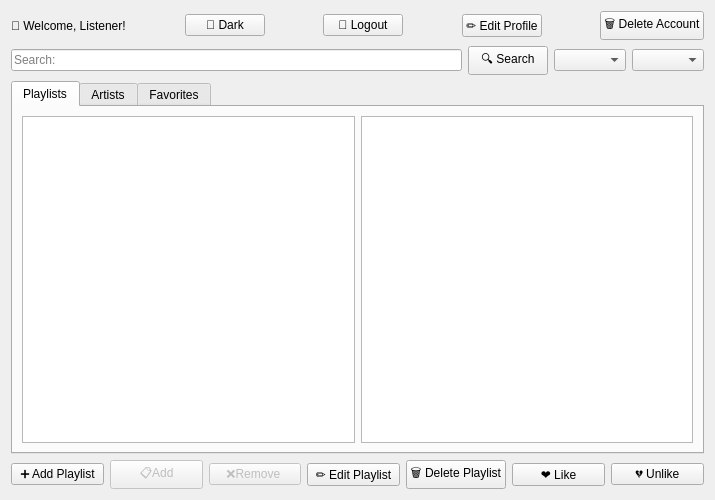
<?xml version="1.0" encoding="UTF-8"?>
<ui version="4.0">
 <class>ListenerWindow</class>
 <widget class="QWidget" name="ListenerWindow">
  <property name="geometry">
   <rect>
    <x>0</x>
    <y>0</y>
    <width>715</width>
    <height>500</height>
   </rect>
  </property>
  <property name="windowTitle">
   <string>Form</string>
  </property>
  <layout class="QVBoxLayout" name="verticalLayout_2">
   <item>
    <layout class="QVBoxLayout" name="verticalLayout">
     <item>
      <layout class="QHBoxLayout" name="horizontalLayout">
       <item>
        <widget class="QLabel" name="welcomeLabel">
         <property name="text">
          <string>👋 Welcome, Listener!</string>
         </property>
        </widget>
       </item>
       <item>
        <spacer name="horizontalSpacer">
         <property name="orientation">
          <enum>Qt::Orientation::Horizontal</enum>
         </property>
         <property name="sizeHint" stdset="0">
          <size>
           <width>40</width>
           <height>20</height>
          </size>
         </property>
        </spacer>
       </item>
       <item>
        <widget class="QPushButton" name="darkModeButton">
         <property name="text">
          <string>🌙 Dark</string>
         </property>
        </widget>
       </item>
       <item>
        <spacer name="horizontalSpacer_2">
         <property name="orientation">
          <enum>Qt::Orientation::Horizontal</enum>
         </property>
         <property name="sizeHint" stdset="0">
          <size>
           <width>40</width>
           <height>20</height>
          </size>
         </property>
        </spacer>
       </item>
       <item>
        <widget class="QPushButton" name="logoutButton">
         <property name="text">
          <string>🚪 Logout</string>
         </property>
        </widget>
       </item>
       <item>
        <spacer name="horizontalSpacer_3">
         <property name="orientation">
          <enum>Qt::Orientation::Horizontal</enum>
         </property>
         <property name="sizeHint" stdset="0">
          <size>
           <width>40</width>
           <height>20</height>
          </size>
         </property>
        </spacer>
       </item>
       <item>
        <widget class="QPushButton" name="editProfileButton">
         <property name="text">
          <string>✏️ Edit Profile</string>
         </property>
        </widget>
       </item>
       <item>
        <spacer name="horizontalSpacer_4">
         <property name="orientation">
          <enum>Qt::Orientation::Horizontal</enum>
         </property>
         <property name="sizeHint" stdset="0">
          <size>
           <width>40</width>
           <height>20</height>
          </size>
         </property>
        </spacer>
       </item>
       <item>
        <widget class="QPushButton" name="deleteProfileButton">
         <property name="text">
          <string>🗑️ Delete Account</string>
         </property>
        </widget>
       </item>
      </layout>
     </item>
     <item>
      <layout class="QHBoxLayout" name="horizontalLayout_4">
       <item>
        <widget class="QLineEdit" name="searchEdit">
         <property name="placeholderText">
          <string>Search:</string>
         </property>
        </widget>
       </item>
       <item>
        <widget class="QPushButton" name="searchButton">
         <property name="text">
          <string>🔍 Search</string>
         </property>
        </widget>
       </item>
       <item>
        <widget class="QComboBox" name="filterCombo"/>
       </item>
       <item>
        <widget class="QComboBox" name="filterValueCombo"/>
       </item>
      </layout>
     </item>
     <item>
      <widget class="QTabWidget" name="mainTab">
       <property name="enabled">
        <bool>true</bool>
       </property>
       <property name="currentIndex">
        <number>0</number>
       </property>
       <widget class="QWidget" name="Playlists">
        <attribute name="title">
         <string>Playlists</string>
        </attribute>
        <layout class="QHBoxLayout" name="horizontalLayout_2">
         <item>
          <widget class="QListWidget" name="playlistList"/>
         </item>
         <item>
          <widget class="QListWidget" name="playlistSongsList"/>
         </item>
        </layout>
       </widget>
       <widget class="QWidget" name="Artists">
        <attribute name="title">
         <string>Artists</string>
        </attribute>
        <layout class="QHBoxLayout" name="horizontalLayout_5">
         <item>
          <widget class="QListWidget" name="artistList"/>
         </item>
         <item>
          <widget class="QListWidget" name="albumList"/>
         </item>
         <item>
          <widget class="QListWidget" name="songList"/>
         </item>
        </layout>
       </widget>
       <widget class="QWidget" name="Favorites">
        <attribute name="title">
         <string>Favorites</string>
        </attribute>
        <layout class="QVBoxLayout" name="verticalLayout_3">
         <item>
          <widget class="QListWidget" name="favoriteList"/>
         </item>
        </layout>
       </widget>
      </widget>
     </item>
     <item>
      <layout class="QHBoxLayout" name="horizontalLayout_7">
       <item>
        <widget class="QPushButton" name="addButton">
         <property name="text">
          <string>➕ Add Playlist</string>
         </property>
        </widget>
       </item>
       <item>
        <widget class="QPushButton" name="addToPlaylistButton">
         <property name="enabled">
          <bool>false</bool>
         </property>
         <property name="text">
          <string>📋Add</string>
         </property>
        </widget>
       </item>
       <item>
        <widget class="QPushButton" name="removeFromPlaylistButton">
         <property name="enabled">
          <bool>false</bool>
         </property>
         <property name="text">
          <string>❌Remove </string>
         </property>
        </widget>
       </item>
       <item>
        <widget class="QPushButton" name="editButton">
         <property name="text">
          <string>✏️ Edit Playlist</string>
         </property>
        </widget>
       </item>
       <item>
        <widget class="QPushButton" name="deleteButton">
         <property name="text">
          <string>🗑️ Delete Playlist</string>
         </property>
        </widget>
       </item>
       <item>
        <widget class="QPushButton" name="likeButton">
         <property name="text">
          <string>❤️ Like</string>
         </property>
        </widget>
       </item>
       <item>
        <widget class="QPushButton" name="unlikeButton">
         <property name="text">
          <string>💔 Unlike</string>
         </property>
        </widget>
       </item>
      </layout>
     </item>
    </layout>
   </item>
  </layout>
 </widget>
 <resources/>
 <connections/>
</ui>
